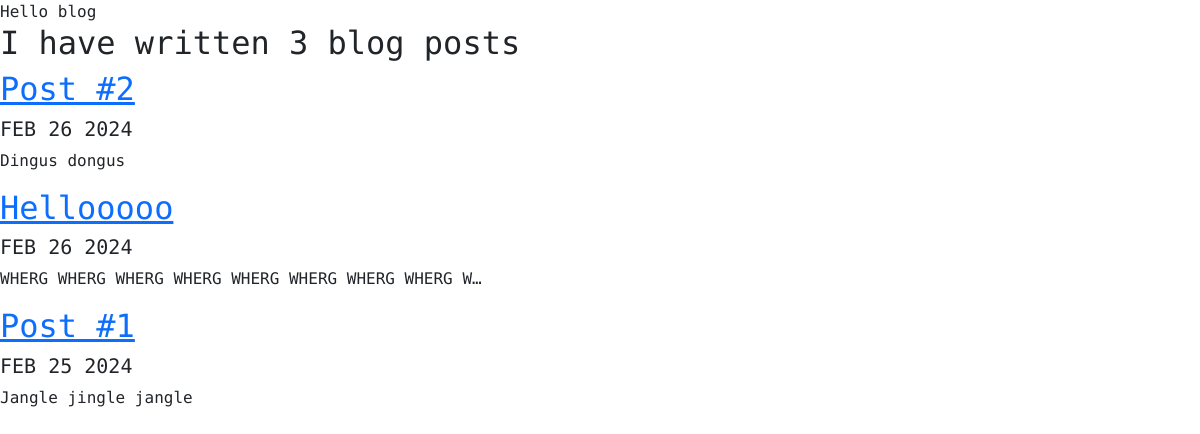
Screenshot of /blog/ with the database file from the repository.
### blog/models.py (models this page shows)
class BlogPost(models.Model):
    title = models.CharField(max_length=200)
    description = models.TextField()
    date = models.DateField(default=timezone.now())
    def __str__(self):
        return self.title

### blog/views.py (the view)
# urls.py: path('', views.all_blogs, name='all_blogs'),
def all_blogs(request):
    blogposts = BlogPost.objects.order_by('-date')
    print(blogposts)
    return render(request, 'blog/all_blogs.html', {'blogposts':blogposts})

### blog/templates/blog/all_blogs.html (shortened to what this page needs)
{% extends 'portfolio/base.html' %}
{% block content %}
Hello blog
<h2>I have written {{ blogposts.count }} blog post{{ blogposts.count|pluralize}}</h2>
{% for blogpost in blogposts %}
<a href="{% url 'blog:detail' blogpost.id %}"><h2>{{ blogpost.title }}</h2></a>
<h5>{{ blogpost.date|date:'M d Y'|upper }}</h5>
<p>{{ blogpost.description|safe|truncatechars:50 }}</p>
{% endfor %}
{% endblock %}

### portfolio/static/portfolio/custom.css (style rules this page uses)
body { font-family: 'Kode Mono', sans-serif; }

### rows the page displays
BlogPost: title "Post #2", date "FEB 26 2024", description "Dingus dongus"
BlogPost: title "Hellooooo", date "FEB 26 2024", description "WHERG WHERG WHERG WHERG WHERG WHERG WHERG WHERG W…"
BlogPost: title "Post #1", date "FEB 25 2024", description "Jangle jingle jangle"

### other values shown
{{ blogposts.count }} "3"
